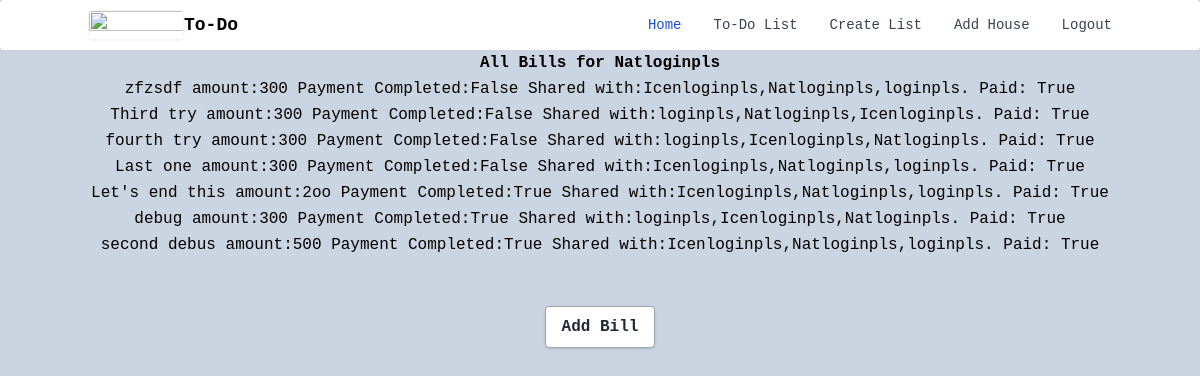
Page /toDoList (signed in) on the committed database.
### db_schema.py (models this page shows, shortened)
class User(UserMixin, db.Model):
    __tablename__='users'
    id = db.Column(db.Integer, primary_key=True)
    username = db.Column(db.String(20), unique=True)
    password_hash = db.Column(db.String(30))
    bills = db.relationship('Bills', backref='user', lazy='dynamic')
    bill_completion = db.relationship('User_Bill', backref='User_completion', lazy='dynamic')
    notfications = db.relationship('Notfications', backref='user_notfications', lazy='dynamic')
    house_members = db.relationship('Households', backref='house_members', lazy='dynamic')
    email = db.Column(db.String(30))

class Bills(db.Model):
    __tablename__='bills'
    id = db.Column(db.Integer, primary_key=True)
    name = db.Column(db.Text())
    amount = db.Column(db.Integer())
    shared_with = db.Column(db.Text())
    user_id = db.Column(db.Integer(), db.ForeignKey('users.id'))  # this ought to be a "foreign key"
    completion= db.Column(db.Boolean)
    bill_completion = db.relationship('User_Bill', backref='bills_completion', lazy='dynamic')

class User_Bill(db.Model):
    __tablename__ = 'completion'
    id = db.Column(db.Integer, primary_key=True)
    user_id = db.Column(db.Integer(), db.ForeignKey('users.id'))
    bill_id = db.Column(db.Integer(), db.ForeignKey('bills.id'))
    user_bill_completion= db.Column(db.Boolean)

### cwk.py (the view)
@app.route('/toDoList', methods=['GET'])
def toDo():
    if not current_user.is_authenticated:
        return redirect('/login')
    users = User.query.all() # might be the issue
    bills = Bills.query.filter_by(user_id=current_user.id).all()
    user_bills = []
    for bill in bills:
        user_bills += User_Bill.query.filter_by(bill_id=bill.id).all()
    return render_template('toDoList.html', users=users, bills=bills,user_bills=user_bills)

### cwk.py (called while the page is built)
@login_manager.user_loader
def load_user(user_id):
    return User.query.get(int(user_id)) # Might be the issue

### templates/toDoList.html (shortened to what this page needs)
{% extends 'base1.html' %}
{% block body %}
    <div class="content">
        <table>
            <thead>
                <tr>
                    <th width='2000px'>All Bills for {{current_user.username}}</th>
                </tr>
            </thead>
            <tbody>
                {% set count = namespace(value=0) %}
                {% for entry in bills %}
                <tr>
                    <td>{{entry.name}} amount:{{entry.amount}} Payment Completed:{{entry.completion}} Shared with:{{entry.shared_with}}. Paid: {{user_bills[count.value].user_bill_completion}}
                            {% set count.value = count.value + 1 %}
                    </td>
                </tr>
                {% else %}
                <tr>
                    <td>no entries</td>
                </tr>
                {% endfor %}
            </tbody>
        </table>
        <br>
    <br>
        <form action='/createList'>
            <button class="bg-white hover:bg-gray-100 text-gray-800 font-semibold py-2 px-4 border border-gray-400 rounded shadow">
                Add Bill
            </button>
        </form>
    </div>
</div>
{% endblock %}

### templates/base1.html (shortened to what this page needs)
<!DOCTYPE html>
<html lang="en">
    <head class="font-mono">
        <link rel="stylesheet" href={{ url_for('static', filename='css/main.css') }}  />
        <script src="https://cdn.tailwindcss.com?plugins=forms,typography,aspect-ratio,line-clamp"></script>
    </head>
    <nav class="bg-white border-gray-200 px-2 sm:px-4 py-2.5 rounded dark:bg-gray-800 font-mono">
        <div class="container flex flex-wrap justify-between items-center mx-auto">
            <a href="/" class="flex">
            <img class= "relative border border-gray-100 shadow-sm max-w-max rounded h-full w-16 sm:w-24 " src="https://cdn.discordapp.com/attachments/332641122809806848/943524533577588766/pic.png"/>
                <span class="self-center text-lg font-semibold whitespace-nowrap dark:text-white">To-Do</span>
            </a>
            <div class="hidden w-full md:block md:w-auto" id="mobile-menu">
            <ul class="flex flex-col mt-4 md:flex-row md:space-x-8 md:mt-0 md:text-sm md:font-medium">
                <li>
                <a href="/indexLogged" class="block py-2 pr-4 pl-3 text-white bg-blue-700 rounded md:bg-transparent md:text-blue-700 md:p-0 dark:text-white" aria-current="page">Home</a>
                </li>
                <li>
                <a href="/toDoList" class="block py-2 pr-4 pl-3 text-gray-700 border-b border-gray-100 hover:bg-gray-50 md:hover:bg-transparent md:border-0 md:hover:text-blue-700 md:p-0 dark:text-gray-400 md:dark:hover:text-white dark:hover:bg-gray-700 dark:hover:text-white md:dark:hover:bg-transparent dark:border-gray-700">To-Do List</a>
                </li>
                <li>
                <a href="/createList" class="block py-2 pr-4 pl-3 text-gray-700 border-b border-gray-100 hover:bg-gray-50 md:hover:bg-transparent md:border-0 md:hover:text-blue-700 md:p-0 dark:text-gray-400 md:dark:hover:text-white dark:hover:bg-gray-700 dark:hover:text-white md:dark:hover:bg-transparent dark:border-gray-700">Create List</a>
                </li>
                <li>
                <a href="/addHouse" class="block py-2 pr-4 pl-3 text-gray-700 border-b border-gray-100 hover:bg-gray-50 md:hover:bg-transparent md:border-0 md:hover:text-blue-700 md:p-0 dark:text-gray-400 md:dark:hover:text-white dark:hover:bg-gray-700 dark:hover:text-white md:dark:hover:bg-transparent dark:border-gray-700">Add House</a>
                </li>
                <li>
                <a href="/logout" class="block py-2 pr-4 pl-3 text-gray-700 border-b border-gray-100 hover:bg-gray-50 md:hover:bg-transparent md:border-0 md:hover:text-blue-700 md:p-0 dark:text-gray-400 md:dark:hover:text-white dark:hover:bg-gray-700 dark:hover:text-white md:dark:hover:bg-transparent dark:border-gray-700">Logout</a>
                </li>
            </ul>
            </div>
        </div>
    </nav>
    <body class="bg-slate-300 text-center font-mono" >
        <div class="flex justify-center h-screen">
            <div class="lg:content-auto">
                {% block body %} {% endblock %}
            </div>
    </body>
</html>

### rows in the picture
User: username "Natloginpls"
Bills: name "zfzsdf", amount "300", completion "False", shared_with "Icenloginpls,Natloginpls,loginpls"
User_Bill: user_bill_completion "True"
Bills: name "Third try", amount "300", completion "False", shared_with "loginpls,Natloginpls,Icenloginpls"
User_Bill: user_bill_completion "True"
Bills: name "fourth try", amount "300", completion "False", shared_with "loginpls,Icenloginpls,Natloginpls"
User_Bill: user_bill_completion "True"
Bills: name "Last one", amount "300", completion "False", shared_with "Icenloginpls,Natloginpls,loginpls"
User_Bill: user_bill_completion "True"
Bills: name "Let's end this", amount "2oo", completion "True", shared_with "Icenloginpls,Natloginpls,loginpls"
User_Bill: user_bill_completion "True"
Bills: name "debug", amount "300", completion "True", shared_with "loginpls,Icenloginpls,Natloginpls"
User_Bill: user_bill_completion "True"
Bills: name "second debus", amount "500", completion "True", shared_with "Icenloginpls,Natloginpls,loginpls"
User_Bill: user_bill_completion "True"
